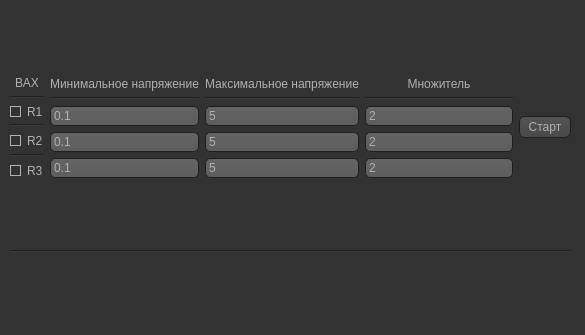
<?xml version="1.0" encoding="UTF-8"?>
<ui version="4.0">
 <class>Form</class>
 <widget class="QWidget" name="Form">
  <property name="geometry">
   <rect>
    <x>0</x>
    <y>0</y>
    <width>585</width>
    <height>335</height>
   </rect>
  </property>
  <property name="windowTitle">
   <string>Form</string>
  </property>
  <property name="styleSheet">
   <string notr="true">QToolTip
{
     border: 1px solid black;
     background-color: #616161;
     padding: 1px;
     border-radius: 3px;
     opacity: 100;
	 color: #FFFFFF;
}

QWidget
{
    color: #b1b1b1;
    background-color: #323232;
}

QTreeView, QListView
{
    background-color: silver;
    margin-left: 5px;
}

QWidget:item:hover
{
    background-color: QLinearGradient( x1: 0, y1: 0, x2: 0, y2: 1, stop: 0 #ffa02f, stop: 1 #ca0619);
    color: #000000;
}

QWidget:item:selected
{
    background-color: QLinearGradient( x1: 0, y1: 0, x2: 0, y2: 1, stop: 0 #ffa02f, stop: 1 #d7801a);
}

QMenuBar::item
{
    background: transparent;
}

QMenuBar::item:selected
{
    background: transparent;
    border: 1px solid #ffaa00;
}

QMenuBar::item:pressed
{
    background: #444;
    border: 1px solid #000;
    background-color: QLinearGradient(
        x1:0, y1:0,
        x2:0, y2:1,
        stop:1 #212121,
        stop:0.4 #343434/*,
        stop:0.2 #343434,
        stop:0.1 #ffaa00*/
    );
    margin-bottom:-1px;
    padding-bottom:1px;
}

QMenu
{
    border: 1px solid #000;
}

QMenu::item
{
    padding: 2px 20px 2px 20px;
}

QMenu::item:selected
{
    color: #000000;
}

QWidget:disabled
{
    color: #808080;
    background-color: #323232;
}

QAbstractItemView
{
    background-color: QLinearGradient( x1: 0, y1: 0, x2: 0, y2: 1, stop: 0 #4d4d4d, stop: 0.1 #646464, stop: 1 #5d5d5d);
}

QWidget:focus
{
    /*border: 1px solid darkgray;*/
}

QLineEdit
{
    background-color: QLinearGradient( x1: 0, y1: 0, x2: 0, y2: 1, stop: 0 #4d4d4d, stop: 0 #646464, stop: 1 #5d5d5d);
    padding: 1px;
    border-style: solid;
    border: 1px solid #1e1e1e;
    border-radius: 5;
}

QPushButton
{
    color: #b1b1b1;
    background-color: QLinearGradient( x1: 0, y1: 0, x2: 0, y2: 1, stop: 0 #565656, stop: 0.1 #525252, stop: 0.5 #4e4e4e, stop: 0.9 #4a4a4a, stop: 1 #464646);
    border-width: 1px;
    border-color: #1e1e1e;
    border-style: solid;
    border-radius: 6;
    padding: 3px;
    font-size: 12px;
    padding-left: 5px;
    padding-right: 5px;
    min-width: 40px;
}

QPushButton:pressed
{
    background-color: QLinearGradient( x1: 0, y1: 0, x2: 0, y2: 1, stop: 0 #2d2d2d, stop: 0.1 #2b2b2b, stop: 0.5 #292929, stop: 0.9 #282828, stop: 1 #252525);
}

QComboBox
{
    selection-background-color: #ffaa00;
    background-color: QLinearGradient( x1: 0, y1: 0, x2: 0, y2: 1, stop: 0 #565656, stop: 0.1 #525252, stop: 0.5 #4e4e4e, stop: 0.9 #4a4a4a, stop: 1 #464646);
    border-style: solid;
    border: 1px solid #1e1e1e;
    border-radius: 5;
}

QComboBox:hover,QPushButton:hover
{
    border: 2px solid QLinearGradient( x1: 0, y1: 0, x2: 0, y2: 1, stop: 0 #ffa02f, stop: 1 #d7801a);
}


QComboBox:on
{
    padding-top: 3px;
    padding-left: 4px;
    background-color: QLinearGradient( x1: 0, y1: 0, x2: 0, y2: 1, stop: 0 #2d2d2d, stop: 0.1 #2b2b2b, stop: 0.5 #292929, stop: 0.9 #282828, stop: 1 #252525);
    selection-background-color: #ffaa00;
}

QComboBox QAbstractItemView
{
    border: 2px solid darkgray;
    selection-background-color: QLinearGradient( x1: 0, y1: 0, x2: 0, y2: 1, stop: 0 #ffa02f, stop: 1 #d7801a);
}

QComboBox::drop-down
{
     subcontrol-origin: padding;
     subcontrol-position: top right;
     width: 15px;

     border-left-width: 0px;
     border-left-color: darkgray;
     border-left-style: solid; /* just a single line */
     border-top-right-radius: 3px; /* same radius as the QComboBox */
     border-bottom-right-radius: 3px;
 }

QComboBox::down-arrow
{
     image: url(:/dark_orange/img/down_arrow.png);
}

QGroupBox
{
    border: 1px solid #323232;
    margin-top: 10px;
}

QGroupBox:focus
{
    border: 1px solid #323232;
}

QTextEdit:focus
{
    border: 1px solid darkgray;
}

QScrollBar:horizontal {
     border: 1px solid #222222;
     background: QLinearGradient( x1: 0, y1: 0, x2: 0, y2: 1, stop: 0.0 #121212, stop: 0.2 #282828, stop: 1 #484848);
     height: 7px;
     margin: 0px 16px 0 16px;
}

QScrollBar::handle:horizontal
{
      background: QLinearGradient( x1: 0, y1: 0, x2: 1, y2: 0, stop: 0 #ffa02f, stop: 0.5 #d7801a, stop: 1 #ffa02f);
      min-height: 20px;
      border-radius: 2px;
}

QScrollBar::add-line:horizontal {
      border: 1px solid #1b1b19;
      border-radius: 2px;
      background: QLinearGradient( x1: 0, y1: 0, x2: 1, y2: 0, stop: 0 #ffa02f, stop: 1 #d7801a);
      width: 14px;
      subcontrol-position: right;
      subcontrol-origin: margin;
}

QScrollBar::sub-line:horizontal {
      border: 1px solid #1b1b19;
      border-radius: 2px;
      background: QLinearGradient( x1: 0, y1: 0, x2: 1, y2: 0, stop: 0 #ffa02f, stop: 1 #d7801a);
      width: 14px;
     subcontrol-position: left;
     subcontrol-origin: margin;
}

QScrollBar::right-arrow:horizontal, QScrollBar::left-arrow:horizontal
{
      border: 1px solid black;
      width: 1px;
      height: 1px;
      background: white;
}

QScrollBar::add-page:horizontal, QScrollBar::sub-page:horizontal
{
      background: none;
}

QScrollBar:vertical
{
      background: QLinearGradient( x1: 0, y1: 0, x2: 1, y2: 0, stop: 0.0 #121212, stop: 0.2 #282828, stop: 1 #484848);
      width: 7px;
      margin: 16px 0 16px 0;
      border: 1px solid #222222;
}

QScrollBar::handle:vertical
{
      background: QLinearGradient( x1: 0, y1: 0, x2: 0, y2: 1, stop: 0 #ffa02f, stop: 0.5 #d7801a, stop: 1 #ffa02f);
      min-height: 20px;
      border-radius: 2px;
}

QScrollBar::add-line:vertical
{
      border: 1px solid #1b1b19;
      border-radius: 2px;
      background: QLinearGradient( x1: 0, y1: 0, x2: 0, y2: 1, stop: 0 #ffa02f, stop: 1 #d7801a);
      height: 14px;
      subcontrol-position: bottom;
      subcontrol-origin: margin;
}

QScrollBar::sub-line:vertical
{
      border: 1px solid #1b1b19;
      border-radius: 2px;
      background: QLinearGradient( x1: 0, y1: 0, x2: 0, y2: 1, stop: 0 #d7801a, stop: 1 #ffa02f);
      height: 14px;
      subcontrol-position: top;
      subcontrol-origin: margin;
}

QScrollBar::up-arrow:vertical, QScrollBar::down-arrow:vertical
{
      border: 1px solid black;
      width: 1px;
      height: 1px;
      background: white;
}


QScrollBar::add-page:vertical, QScrollBar::sub-page:vertical
{
      background: none;
}

QTextEdit
{
    background-color: #242424;
}

QPlainTextEdit
{
    background-color: #242424;
}

QHeaderView::section
{
    background-color: QLinearGradient(x1:0, y1:0, x2:0, y2:1, stop:0 #616161, stop: 0.5 #505050, stop: 0.6 #434343, stop:1 #656565);
    color: white;
    padding-left: 4px;
    border: 1px solid #6c6c6c;
}

QCheckBox:disabled
{
color: #414141;
}

QDockWidget::title
{
    text-align: center;
    spacing: 3px; /* spacing between items in the tool bar */
    background-color: QLinearGradient(x1:0, y1:0, x2:0, y2:1, stop:0 #323232, stop: 0.5 #242424, stop:1 #323232);
}

QDockWidget::close-button, QDockWidget::float-button
{
    text-align: center;
    spacing: 1px; /* spacing between items in the tool bar */
    background-color: QLinearGradient(x1:0, y1:0, x2:0, y2:1, stop:0 #323232, stop: 0.5 #242424, stop:1 #323232);
}

QDockWidget::close-button:hover, QDockWidget::float-button:hover
{
    background: #242424;
}

QDockWidget::close-button:pressed, QDockWidget::float-button:pressed
{
    padding: 1px -1px -1px 1px;
}

QMainWindow::separator
{
    background-color: QLinearGradient(x1:0, y1:0, x2:0, y2:1, stop:0 #161616, stop: 0.5 #151515, stop: 0.6 #212121, stop:1 #343434);
    color: white;
    padding-left: 4px;
    border: 1px solid #4c4c4c;
    spacing: 3px; /* spacing between items in the tool bar */
}

QMainWindow::separator:hover
{

    background-color: QLinearGradient(x1:0, y1:0, x2:0, y2:1, stop:0 #d7801a, stop:0.5 #b56c17 stop:1 #ffa02f);
    color: white;
    padding-left: 4px;
    border: 1px solid #6c6c6c;
    spacing: 3px; /* spacing between items in the tool bar */
}

QToolBar::handle
{
     spacing: 3px; /* spacing between items in the tool bar */
     background: url(:/dark_orange/img/handle.png);
}

QMenu::separator
{
    height: 2px;
    background-color: QLinearGradient(x1:0, y1:0, x2:0, y2:1, stop:0 #161616, stop: 0.5 #151515, stop: 0.6 #212121, stop:1 #343434);
    color: white;
    padding-left: 4px;
    margin-left: 10px;
    margin-right: 5px;
}

QProgressBar
{
    border: 2px solid grey;
    border-radius: 5px;
    text-align: center;
}

QProgressBar::chunk
{
    background-color: #d7801a;
    width: 2.15px;
    margin: 0.5px;
}

QTabBar::tab {
    color: #b1b1b1;
    border: 1px solid #444;
    border-bottom-style: none;
    background-color: #323232;
    padding-left: 10px;
    padding-right: 10px;
    padding-top: 3px;
    padding-bottom: 2px;
    margin-right: -1px;
}

QTabWidget::pane {
    border: 1px solid #444;
    top: 1px;
}

QTabBar::tab:last
{
    margin-right: 0; /* the last selected tab has nothing to overlap with on the right */
    border-top-right-radius: 3px;
}

QTabBar::tab:first:!selected
{
 margin-left: 0px; /* the last selected tab has nothing to overlap with on the right */


    border-top-left-radius: 3px;
}

QTabBar::tab:!selected
{
    color: #b1b1b1;
    border-bottom-style: solid;
    margin-top: 3px;
    background-color: QLinearGradient(x1:0, y1:0, x2:0, y2:1, stop:1 #212121, stop:.4 #343434);
}

QTabBar::tab:selected
{
    border-top-left-radius: 3px;
    border-top-right-radius: 3px;
    margin-bottom: 0px;
}

QTabBar::tab:!selected:hover
{
    /*border-top: 2px solid #ffaa00;
    padding-bottom: 3px;*/
    border-top-left-radius: 3px;
    border-top-right-radius: 3px;
    background-color: QLinearGradient(x1:0, y1:0, x2:0, y2:1, stop:1 #212121, stop:0.4 #343434, stop:0.2 #343434, stop:0.1 #ffaa00);
}

QRadioButton::indicator:checked, QRadioButton::indicator:unchecked{
    color: #b1b1b1;
    background-color: #323232;
    border: 1px solid #b1b1b1;
    border-radius: 6px;
}

QRadioButton::indicator:checked
{
    background-color: qradialgradient(
        cx: 0.5, cy: 0.5,
        fx: 0.5, fy: 0.5,
        radius: 1.0,
        stop: 0.25 #ffaa00,
        stop: 0.3 #323232
    );
}

QCheckBox::indicator{
    color: #b1b1b1;
    background-color: #323232;
    border: 1px solid #b1b1b1;
    width: 9px;
    height: 9px;
}

QRadioButton::indicator
{
    border-radius: 6px;
}

QRadioButton::indicator:hover, QCheckBox::indicator:hover
{
    border: 1px solid #ffaa00;
}

QCheckBox::indicator:checked
{
    color: #ff8800;
    background-color: #ff8800;
    border: 1px solid #b1b1b1;
    width: 9px;
    height: 9px;
}

QCheckBox::indicator:disabled, QRadioButton::indicator:disabled
{
    border: 1px solid #444;
}


QSlider::groove:horizontal {
    border: 1px solid #3A3939;
    height: 8px;
    background: #201F1F;
    margin: 2px 0;
    border-radius: 2px;
}

QSlider::handle:horizontal {
    background: QLinearGradient( x1: 0, y1: 0, x2: 0, y2: 1,
      stop: 0.0 silver, stop: 0.2 #a8a8a8, stop: 1 #727272);
    border: 1px solid #3A3939;
    width: 14px;
    height: 14px;
    margin: -4px 0;
    border-radius: 2px;
}

QSlider::groove:vertical {
    border: 1px solid #3A3939;
    width: 8px;
    background: #201F1F;
    margin: 0 0px;
    border-radius: 2px;
}

QSlider::handle:vertical {
    background: QLinearGradient( x1: 0, y1: 0, x2: 0, y2: 1, stop: 0.0 silver,
      stop: 0.2 #a8a8a8, stop: 1 #727272);
    border: 1px solid #3A3939;
    width: 14px;
    height: 14px;
    margin: 0 -4px;
    border-radius: 2px;
}

QAbstractSpinBox {
    padding-top: 2px;
    padding-bottom: 2px;
    border: 1px solid darkgray;

    border-radius: 2px;
    min-width: 50px;
}

</string>
  </property>
  <widget class="QWidget" name="verticalLayoutWidget_7">
   <property name="geometry">
    <rect>
     <x>10</x>
     <y>10</y>
     <width>561</width>
     <height>311</height>
    </rect>
   </property>
   <layout class="QVBoxLayout" name="verticalLayout_9">
    <item>
     <layout class="QHBoxLayout" name="horizontalLayout">
      <item>
       <layout class="QVBoxLayout" name="verticalLayout_7">
        <item>
         <widget class="QLabel" name="label">
          <property name="text">
           <string>ВАХ</string>
          </property>
          <property name="alignment">
           <set>Qt::AlignCenter</set>
          </property>
         </widget>
        </item>
        <item>
         <widget class="Line" name="line_3">
          <property name="orientation">
           <enum>Qt::Horizontal</enum>
          </property>
         </widget>
        </item>
        <item>
         <widget class="QCheckBox" name="checkBox_4">
          <property name="sizePolicy">
           <sizepolicy hsizetype="Minimum" vsizetype="Fixed">
            <horstretch>0</horstretch>
            <verstretch>0</verstretch>
           </sizepolicy>
          </property>
          <property name="maximumSize">
           <size>
            <width>105</width>
            <height>13</height>
           </size>
          </property>
          <property name="text">
           <string>R1</string>
          </property>
         </widget>
        </item>
        <item>
         <widget class="Line" name="line">
          <property name="orientation">
           <enum>Qt::Horizontal</enum>
          </property>
         </widget>
        </item>
        <item>
         <widget class="QCheckBox" name="checkBox_3">
          <property name="sizePolicy">
           <sizepolicy hsizetype="Minimum" vsizetype="Fixed">
            <horstretch>0</horstretch>
            <verstretch>0</verstretch>
           </sizepolicy>
          </property>
          <property name="text">
           <string>R2</string>
          </property>
         </widget>
        </item>
        <item>
         <widget class="Line" name="line_2">
          <property name="orientation">
           <enum>Qt::Horizontal</enum>
          </property>
         </widget>
        </item>
        <item>
         <widget class="QCheckBox" name="checkBox_2">
          <property name="sizePolicy">
           <sizepolicy hsizetype="Minimum" vsizetype="Fixed">
            <horstretch>0</horstretch>
            <verstretch>0</verstretch>
           </sizepolicy>
          </property>
          <property name="text">
           <string>R3</string>
          </property>
         </widget>
        </item>
       </layout>
      </item>
      <item>
       <layout class="QVBoxLayout" name="verticalLayout_6">
        <item>
         <widget class="QLabel" name="label_2">
          <property name="text">
           <string>Минимальное напряжение</string>
          </property>
          <property name="alignment">
           <set>Qt::AlignCenter</set>
          </property>
         </widget>
        </item>
        <item>
         <widget class="Line" name="line_4">
          <property name="orientation">
           <enum>Qt::Horizontal</enum>
          </property>
         </widget>
        </item>
        <item>
         <widget class="QLineEdit" name="lineEdit_4">
          <property name="text">
           <string>0.1</string>
          </property>
         </widget>
        </item>
        <item>
         <widget class="QLineEdit" name="lineEdit_3">
          <property name="text">
           <string>0.1</string>
          </property>
         </widget>
        </item>
        <item>
         <widget class="QLineEdit" name="lineEdit_2">
          <property name="text">
           <string>0.1</string>
          </property>
         </widget>
        </item>
       </layout>
      </item>
      <item>
       <layout class="QVBoxLayout" name="verticalLayout_5">
        <item>
         <widget class="QLabel" name="label_3">
          <property name="text">
           <string>Максимальное напряжение</string>
          </property>
          <property name="alignment">
           <set>Qt::AlignCenter</set>
          </property>
         </widget>
        </item>
        <item>
         <widget class="Line" name="line_5">
          <property name="orientation">
           <enum>Qt::Horizontal</enum>
          </property>
         </widget>
        </item>
        <item>
         <widget class="QLineEdit" name="lineEdit_8">
          <property name="text">
           <string>5</string>
          </property>
         </widget>
        </item>
        <item>
         <widget class="QLineEdit" name="lineEdit_7">
          <property name="text">
           <string>5</string>
          </property>
         </widget>
        </item>
        <item>
         <widget class="QLineEdit" name="lineEdit_6">
          <property name="text">
           <string>5</string>
          </property>
         </widget>
        </item>
       </layout>
      </item>
      <item>
       <layout class="QVBoxLayout" name="verticalLayout_3">
        <item>
         <widget class="QLabel" name="label_4">
          <property name="text">
           <string>Множитель</string>
          </property>
          <property name="alignment">
           <set>Qt::AlignCenter</set>
          </property>
         </widget>
        </item>
        <item>
         <widget class="Line" name="line_6">
          <property name="orientation">
           <enum>Qt::Horizontal</enum>
          </property>
         </widget>
        </item>
        <item>
         <widget class="QLineEdit" name="lineEdit_10">
          <property name="text">
           <string>2</string>
          </property>
         </widget>
        </item>
        <item>
         <widget class="QLineEdit" name="lineEdit_11">
          <property name="text">
           <string>2</string>
          </property>
         </widget>
        </item>
        <item>
         <widget class="QLineEdit" name="lineEdit_9">
          <property name="text">
           <string>2</string>
          </property>
         </widget>
        </item>
       </layout>
      </item>
      <item>
       <layout class="QVBoxLayout" name="verticalLayout_8">
        <item>
         <widget class="QPushButton" name="pushButton">
          <property name="text">
           <string>Старт</string>
          </property>
         </widget>
        </item>
       </layout>
      </item>
      <item>
       <layout class="QVBoxLayout" name="verticalLayout"/>
      </item>
     </layout>
    </item>
    <item>
     <widget class="Line" name="line_7">
      <property name="orientation">
       <enum>Qt::Horizontal</enum>
      </property>
     </widget>
    </item>
    <item>
     <layout class="QHBoxLayout" name="horizontalLayout_2">
      <item>
       <layout class="QVBoxLayout" name="verticalLayout_10"/>
      </item>
      <item>
       <layout class="QVBoxLayout" name="verticalLayout_12"/>
      </item>
     </layout>
    </item>
   </layout>
  </widget>
 </widget>
 <resources/>
 <connections/>
</ui>
